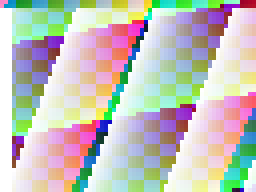
#> input picture crates/sharex-tools/tests/fixtures/sharex-capture-bmp-premul-Automatic.bmp, 64 x 48 px (shown 4 times larger)
$ python pattern-check.py ../crates/sharex-tools/tests/fixtures/sharex-capture-bmp-premul-Automatic.bmp
#> lines starting #> are read from the running program, lines starting #| are printed output that depends on the picture
"""Checks how much of a screen grab is `sharexrs --test-pattern`'s picture.

    python scripts/pattern-check.py shot.png [--origin X,Y] [--min 0.5] [--delete] [--opaque] [--search R]

Prints the share of pixels that match the pattern exactly. With --delete,
removes the file when fewer than --min of them match: a grab that isn't
mostly the pattern may show other apps, and must not be kept. Dimmed
pattern pixels (a capture overlay's 20% black) count as matching, and with
--dark A pixels under black at alpha A too (a spotlight's darkening).
"""

import os
import sys

from PIL import Image


def pattern(x, y, alt=False):
    if x % 64 == 0 or y % 64 == 0:
        return (255, 255, 255)
    checker = ((x // 16) + (y // 16)) % 2 == 0
    r, g = x % 256, y % 256
    if alt:
        return (255 - r, 255 - g, 160 if checker else 0)
    return (r, g, 200 if checker else 70)


def dim(c, alpha=51):
    return tuple((v * (255 - alpha) + 127) // 255 for v in c)


def close(a, b, tol=2):
    return all(abs(p - q) <= tol for p, q in zip(a, b))


def main():
    args = sys.argv[1:]
    path = args[0]
    ox, oy = 0, 0
    minimum = 0.5
    delete = "--delete" in args
    if "--origin" in args:
        ox, oy = map(int, args[args.index("--origin") + 1].split(","))
    if "--min" in args:
        minimum = float(args[args.index("--min") + 1])
    dark = int(args[args.index("--dark") + 1]) if "--dark" in args else None
    # --opaque: a capture masked to its regions (ellipse, freehand, several
    # regions) is judged by its opaque pixels; transparent ones show nothing.
    opaque = "--opaque" in args
    # --search R: the capture's place is only known to within R pixels up
    # and left of --origin (a window's shadow, cropped to its opaque part).
    search = int(args[args.index("--search") + 1]) if "--search" in args else 0
    rgba = Image.open(path).convert("RGBA")
#> rgba is the input picture: PIL image 64x48 RGBA; mean R, G, B, A 127.1, 122.8, 115.3, 127.3
    img = rgba.convert("RGB")
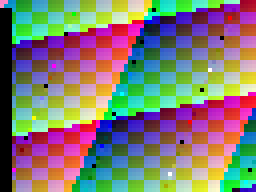
#> img: PIL image 64x48 RGB (shown 4 times larger); mean R, G, B 127.1, 122.8, 115.3
    w, h = img.size
#> w = 64; h = 48
    px = img.load()
    alpha = rgba.getchannel("A").load()

    def share_at(ox, oy, step):
#> called with ox = 0, oy = 0, step = 3
        match = 0
        total = 0
        for y in range(0, h, step):
            for x in range(0, w, step):
                if opaque and alpha[x, y] < 255:
                    continue
                total += 1
                c = px[x, y]
                p = pattern(x + ox, y + oy)
                q = pattern(x + ox, y + oy, True)
                ok = close(c, p) or close(c, dim(p)) or close(c, q) or close(c, dim(q))
                if not ok and dark is not None:
                    ok = close(c, dim(p, dark)) or close(c, dim(q, dark))
                if ok:
                    match += 1
        return match / total if total else 0.0

    if search:
        # A coarse look at every offset, then the best one in full.
        dx, dy = max(((dx, dy) for dx in range(search + 1) for dy in range(search + 1)),
                     key=lambda d: share_at(ox - d[0], oy - d[1], 11))
        ox, oy = ox - dx, oy - dy
    share = share_at(ox, oy, 3)
    print(f"{path}: {share:.4f} of sampled pixels are the test pattern")
#| ../crates/sharex-tools/tests/fixtures/sharex-capture-bmp-premul-Automatic.bmp: 0.0000 of sampled pixels are the test pattern
    if delete and share < minimum:
        os.remove(path)
        print(f"deleted {path}: not mostly the test pattern")
        sys.exit(2)


if __name__ == "__main__":
    main()
